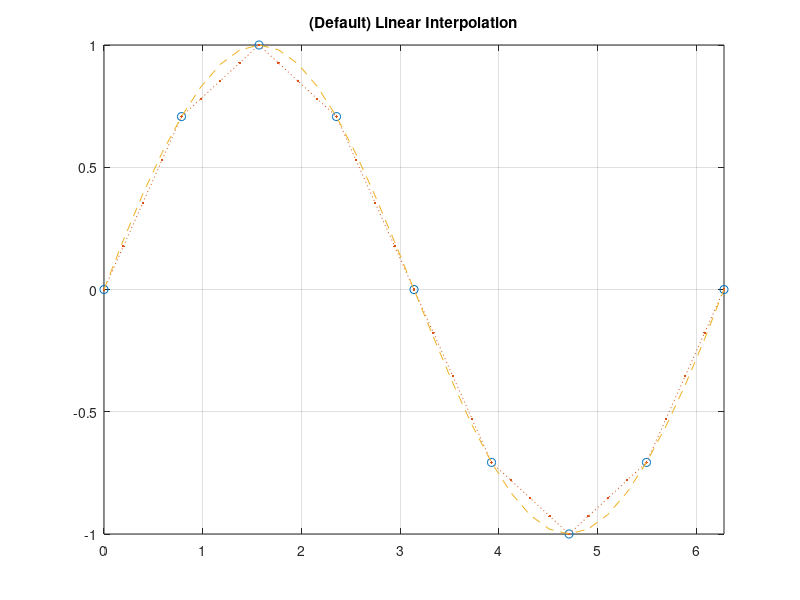
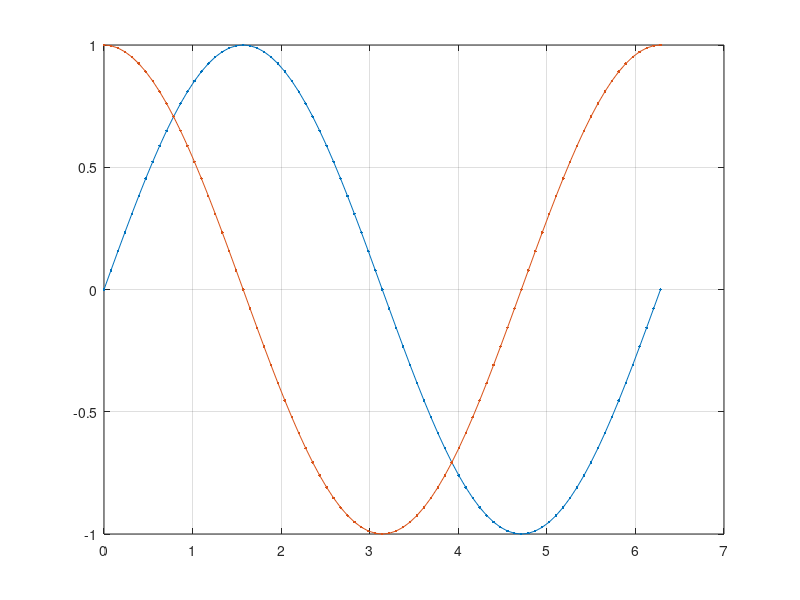
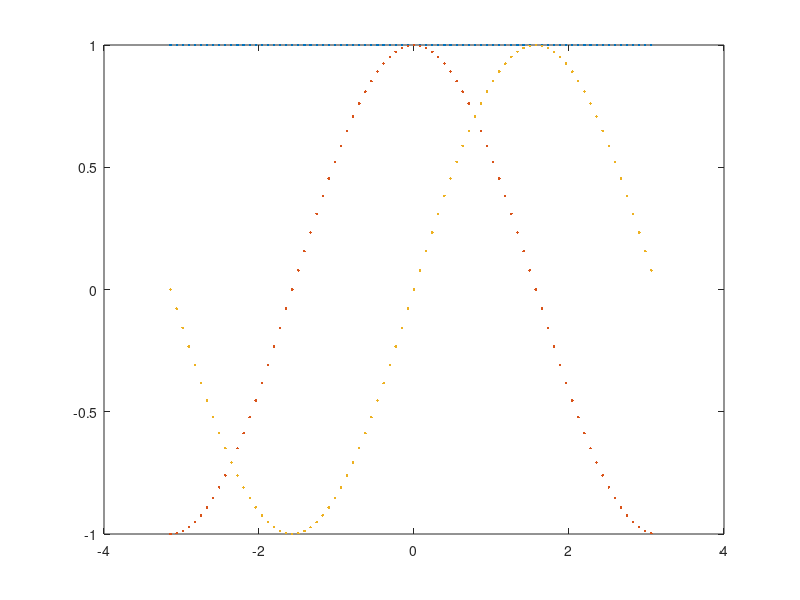

Recreate these plots in MATLAB, in order.
close all
clear all

x = 0:pi/4:2*pi; 
v = sin(x);
xq = 0:pi/16:2*pi;
figure
vq1 = interp1(x,v,xq);
plot(x,v,'o',xq,vq1,':.');
xlim([0 2*pi]);
title('(Default) Linear Interpolation');
grid on
hold on
vq2 = interp1(x,v,xq,'spline');
plot(xq,vq2,'--');

x2=0:pi/4/10:2*pi;
v2=sin(x2);
figure 
plot(x2,v2,'.-')
y2=cos(x2);
grid on
hold on 
plot(x2,y2,'.-')

p=complex(v2,y2);
mag=abs(p);
phase=angle(p);

figure
plot(phase,mag,'.')
hold on
plot(phase,real(p),'.')
plot(phase,imag(p),'.')
